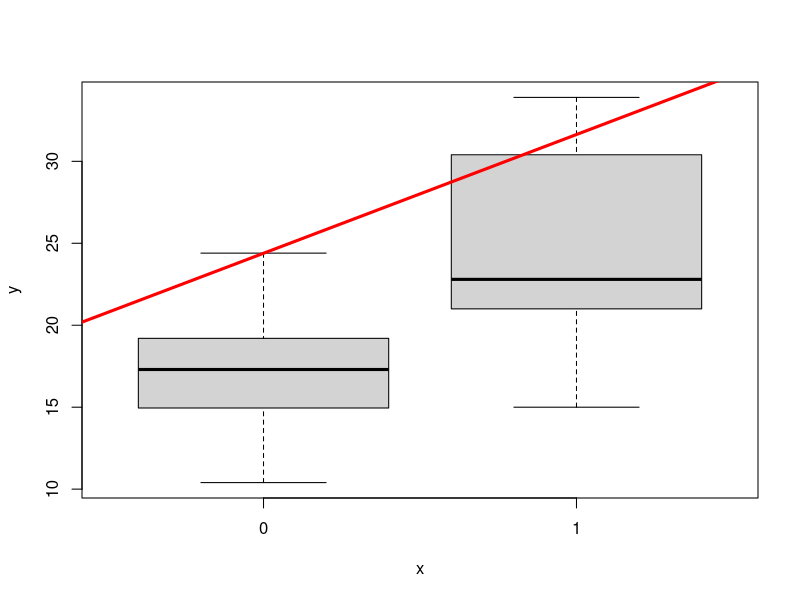
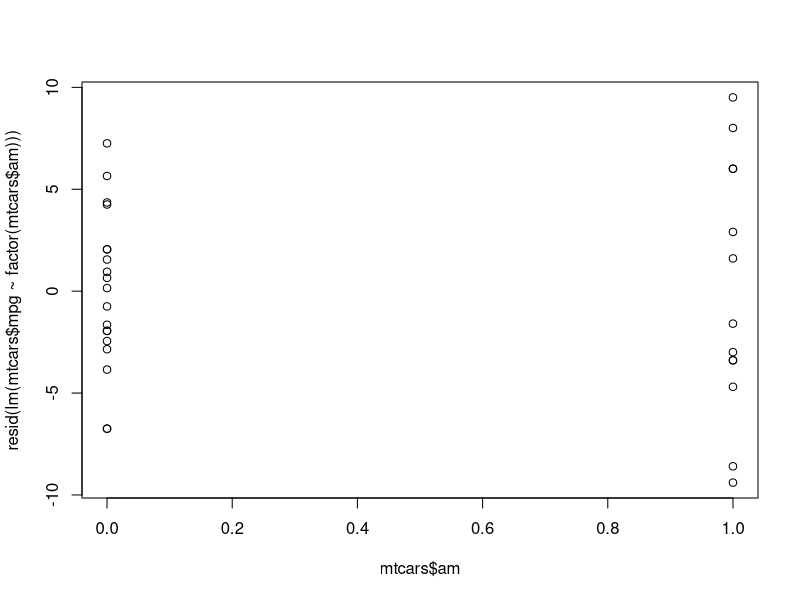

Source code (R) for these figures, in order:
## ---- chunk 1
data(mtcars)
head(mtcars)
## ---- chunk 2
plot(factor(mtcars$am),mtcars$mpg)
abline(lm(mpg~am,data=mtcars),col="red",lwd=3)
## ---- chunk 3
fit=lm(mtcars$mpg~factor(mtcars$am))
fit
## ---- chunk 4
sumCoef <- summary(fit)$coefficients
sumCoef[2,1] + c(-1, 1) * qt(.975, df = fit$df) * sumCoef[2, 2]
## ---- chunk 5
plot(mtcars$am, resid(lm(mtcars$mpg ~ factor(mtcars$am))))
## ---- chunk 6
fit0<-lm(mpg ~ factor(am) , data = mtcars) 
fit1<-lm(mpg ~ factor(am)+wt , data = mtcars) 
fit2<-lm(mpg ~ factor(am)+gear , data = mtcars) 
fit3<-lm(mpg ~ factor(am)+carb , data = mtcars) 
fit4<-lm(mpg ~ factor(am)+hp , data = mtcars) 
fit5<-lm(mpg ~ factor(am)+factor(cyl) , data = mtcars) 
## ---- chunk 7
at1<-anova(fit1);at2<-anova(fit2);at3<-anova(fit3);at4<-anova(fit4);at5<-anova(fit5)
## ---- chunk 8
at1$Pr[2];at2$Pr[2];at3$Pr[2];at4$Pr[2];at5$Pr[2]
## ---- chunk 9
summary(fit1)$coef;summary(fit3)$coef;summary(fit4)$coef;summary(fit5)$coef
